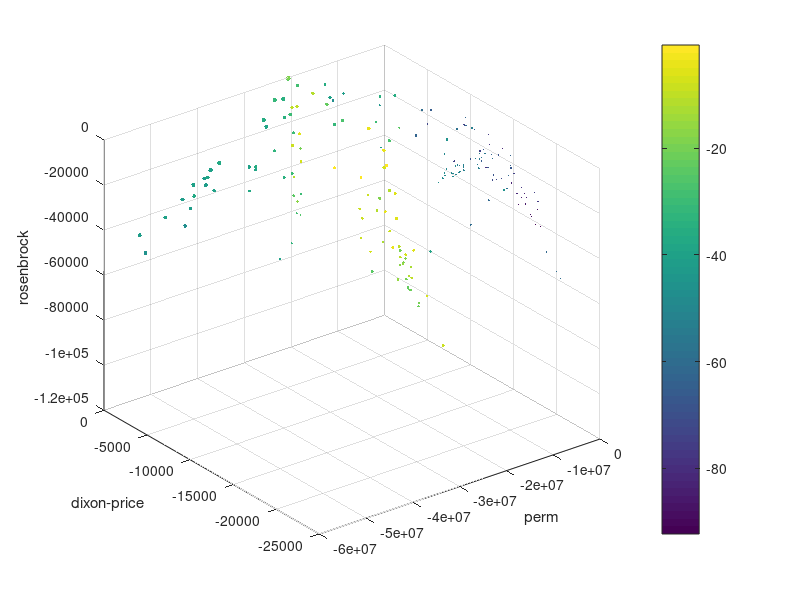

Here is the MATLAB script that generated this plot: (Note: this script raises an error after producing the figure.)
% %% parameters
% % for Dixon-Price
% indx=1:5;
% [iX,iY]=meshgrid(indx,indx);
% 
% dpMat=iX.^iY;
% 
% %% define objective function--bigger and better
% f=@(x) [sum(sum((dpMat+.5).*((repmat(x,5,1)./iX).^iY-1),2).^2,1);
%         (x(1)-1)^2+dot(indx(2:end),(2*x(2:end).^2-x(1:(end-1))).^2);
%         sum(100*(x(2:end)-x(1:(end-1)).^2).^2+(x(1:(end-1))-1).^2);
%         100*norm(x+3*ones(1,5),1)^4;
%         100*norm(x+[-1,-1,0,1,1])^4;
%         dot(2.5*indx-2.5,abs(x))];
% 
% %% define objective function--original
% % f=@(x) [sum(sum((dpMat+.5).*((repmat(x,5,1)./iX).^iY-1),2).^2,1);
% %         (x(1)-1)^2+dot(indx(2:end),(2*x(2:end).^2-x(1:(end-1))).^2);
% %         sum(100*(x(2:end)-x(1:(end-1)).^2).^2+(x(1:(end-1))-1).^2);
% %         dot(2.5*indx-2.5,abs(x))];
% 
% %% optimize
% options=gaoptimset('PopulationSize',2500, 'generations', (5*100)*2,'InitialPopulation',[1:5;2.^-((2.^[1:5]-2)./2.^[1:5]);ones(1,5);-3*ones(1,5);[-3,-3,0,3,3];zeros(1,5)]);
% [pArchs,vals]=gamultiobj(f,5,[],[],[],[],-5*ones(5,1),5*ones(5,1),options);
% 
% %% post processing
% % take a sample of the pareto front whch spans the space well.
% % eh screw it. my head hurts and this seems to be the topological set cover
% % I think it's related to delauney triangulation but I'll just do random
% targetNum=150;
% savArchs=pArchs;
% savVals=vals;
% 
% smplIndx=randsample(size(savArchs,1),targetNum);
% pArchs=savArchs(smplIndx,:);
% vals=savVals(smplIndx,:);

% load('continuous_inPaperV5_0.mat')
load('continuous_6obj_1500_2pop.mat')

divisor=3.25;
oldClrMap=hsv2rgb([linspace(0,2/3,64)',ones(64,2)]);
%% make scatter plot
figure
% scatter3(vals(:,1),vals(:,2),vals(:,3),1000,vals(:,4),'.');
scatter3(-vals(:,1),-vals(:,2),-vals(:,3),max(vals(:,6))-vals(:,6)+eps,-vals(:,5),'.');
xlabel('perm');
ylabel('dixon-price');
zlabel('rosenbrock');
colorbar;
savefig('contiToy_Scatter_6objNorms_full_max.fig');

%% make cityplot
figure();
cityplot3d(squareform(pdist(pArchs)),-vals,'DesignLabels',pArchs, 'RoadLimit', ceil((targetNum/divisor)^2), 'RoadColors', oldClrMap); % -vals makes into a maximization so want big cities with skyscrapers
view(1.473421485022669e+02, 70.585957777759063)
savefig('contiToy_Cityplot_6objNorms_full.fig');
% cityplot3d(squareform(pdist(pArchs)),-vals(:,1:3),'DesignLabels', pArchs);
% savefig('contiToy_Cityplot_6objNorms_full3Obj_max.fig');

%% make scatter plot, min
figure
% scatter3(vals(:,1),vals(:,2),vals(:,3),1000,vals(:,4),'.');
scatter3(vals(:,1),vals(:,2),vals(:,3),vals(:,6)+eps,vals(:,5),'.');
xlabel('perm');
ylabel('dixon-price');
zlabel('rosenbrock');
colorbar;
savefig('contiToy_Scatter_6objNorms_full.fig');
%% make cityplot, min.
figure();
cityplot3d(squareform(pdist(pArchs)),vals,'DesignLabels',pArchs, 'RoadLimit', ceil((targetNum/divisor)^2), 'RoadColors', oldClrMap); % -vals makes into a maximization so want big cities with skyscrapers
view(1.353421485022669e+02, 68.585957777759063)
savefig('contiToy_Cityplot_6objNorms_full.fig');
% cityplot3d(squareform(pdist(pArchs)),vals(:,1:3),'DesignLabels', pArchs);
% savefig('contiToy_Cityplot_6objNorms_full3Obj.fig');

%% move around the datatip and create a movie.
% %see: getframe, movie2avi, movie for movie generation (or already done in
% %VisCodes for rotating stuff)
% %see: undocumentedmatlab: "Controlling plot data-tips" for data tip movement.
% for(indx=1:size(plotting,1))
%     cursor=hdt.CurrentDataCursor;
%     update(cursor,[plotting(indx,:),1;plotting(indx,:),0;plotting(indx,:),-1])
%     drawnow
% end

%% make cityplot of the parts which are in the big block
care=[1,2,3,6];
minObj=min(vals,[],1);
maxObj=max(vals,[],1);
nVals=(vals-repmat(minObj,size(vals,1),1))./repmat(maxObj-minObj,size(vals,1),1);

[minObj,whichOpt]=min(nVals,[],2);
keep=ismember(whichOpt,care);

cityplot3d(figure(),squareform(pdist(pArchs)),-real(keep),'DesignLabels',pArchs); % verfiy which points to keep
% savefig('contiToy_Cityplot_6objNorms_origObj.fig');

figure
% scatter3(vals(:,1),vals(:,2),vals(:,3),1000,vals(:,4),'.');
scatter3(vals(keep,1),vals(keep,2),vals(keep,3),1000,vals(keep,5),'.');
xlabel('perm');
ylabel('dixon-price');
zlabel('rosenbrock');
colorbar;
% savefig('contiToy_scatter_6objNorms_origObj.fig');

%% make cityplot
cityplot3d(figure(),squareform(pdist(pArchs(keep,:))),-vals(keep,care),'DesignLabels',pArchs(keep,:));
% savefig('contiToy_Cityplot_6objNorms_keep3obj.fig');